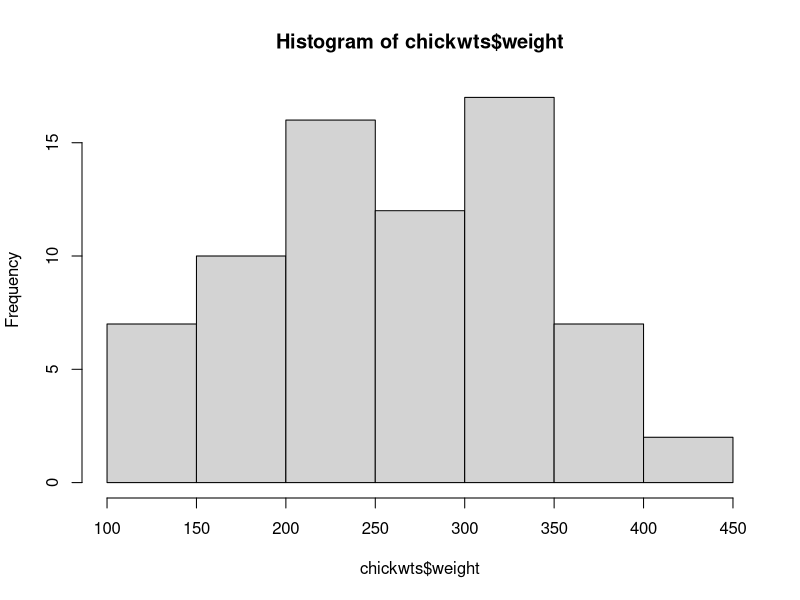
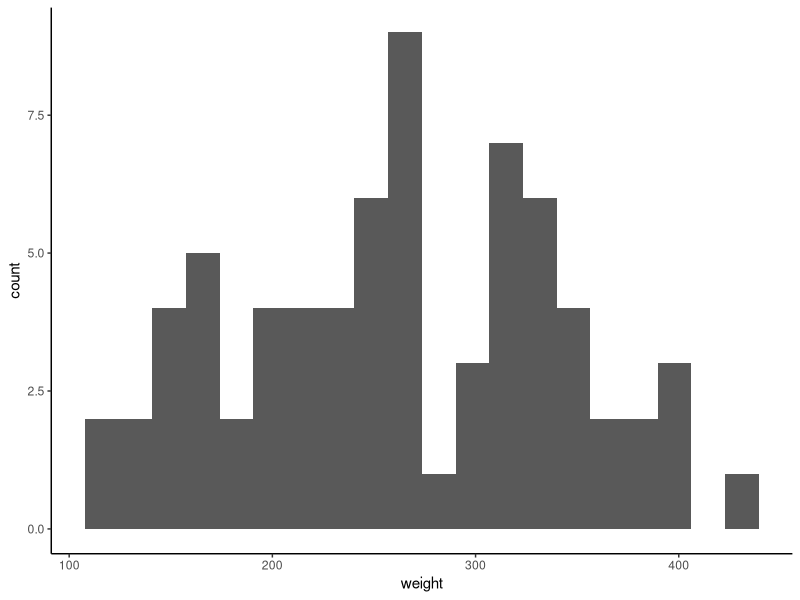
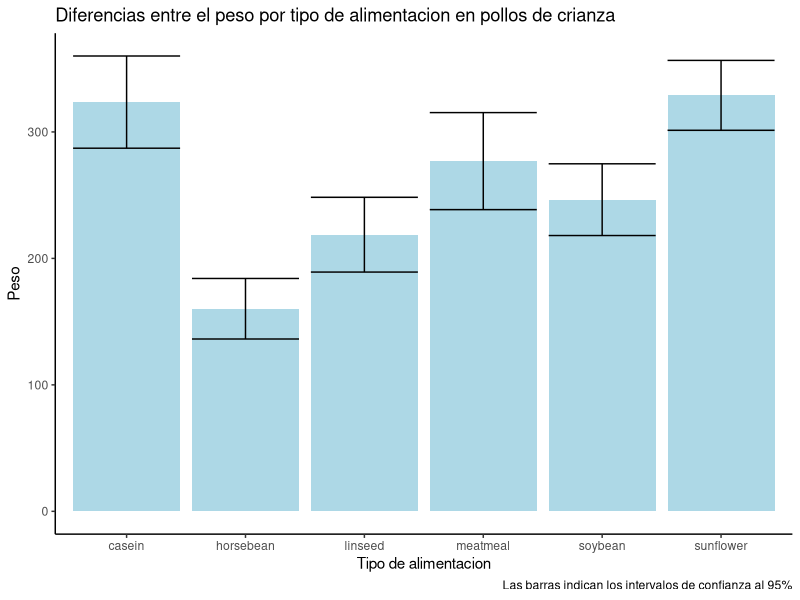

The R source for these figures, in order:
## ---- chunk 1
data("chickwts")

hist(chickwts$weight)
## ---- chunk 2
library(ggplot2)

ggplot(data = chickwts, aes(weight))+
  geom_histogram(bins = 20)+
  theme_classic()
## ---- chunk 3
shapiro.test(chickwts$weight)
## ---- chunk 4
summary(aov(weight ~ feed, data= chickwts))
## ---- chunk 5

data("chickwts")

library(tidyverse)

Tabla <- chickwts %>% 
  group_by(feed) %>% 
  summarise(Media = mean(weight),
            ds = sd(weight),
            n = n()) %>% 
  mutate(IC = 1.96 * ds/sqrt(n))

Tabla
## ---- chunk 6
ggplot(Tabla, aes(feed, Media))+
  geom_col(fill = "lightblue")+
  geom_errorbar(aes(ymin= Media - IC,
                    ymax= Media + IC))+
  labs(title = "Diferencias entre el peso por tipo de alimentacion en pollos de crianza", y= "Peso", x= "Tipo de alimentacion",
       caption = "Las barras indican los intervalos de confianza al 95%")+
  theme_classic()
